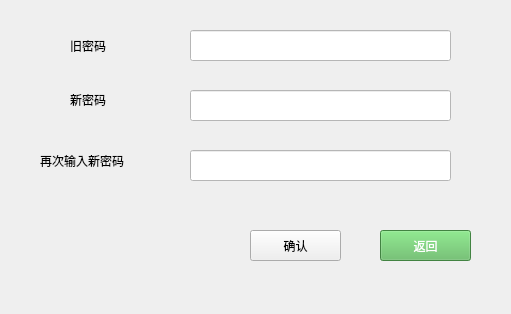
<?xml version="1.0" encoding="UTF-8"?>
<ui version="4.0">
 <class>ChangePasswordDialog</class>
 <widget class="QWidget" name="ChangePasswordDialog">
  <property name="geometry">
   <rect>
    <x>0</x>
    <y>0</y>
    <width>511</width>
    <height>314</height>
   </rect>
  </property>
  <property name="windowTitle">
   <string>Form</string>
  </property>
  <property name="styleSheet">
   <string notr="true">QWidget {
    background-color: #ADD8E6;
}
font: 9pt &quot;Microsoft YaHei UI&quot;;
font: 10pt &quot;Microsoft YaHei UI&quot;;</string>
  </property>
  <widget class="QLineEdit" name="oldPasswordEdit">
   <property name="geometry">
    <rect>
     <x>190</x>
     <y>30</y>
     <width>261</width>
     <height>31</height>
    </rect>
   </property>
   <property name="styleSheet">
    <string notr="true">QLineEdit {
    background-color: #FFFFFF;
}
</string>
   </property>
   <property name="echoMode">
    <enum>QLineEdit::Password</enum>
   </property>
  </widget>
  <widget class="QLineEdit" name="newPasswordEdit">
   <property name="geometry">
    <rect>
     <x>190</x>
     <y>90</y>
     <width>261</width>
     <height>31</height>
    </rect>
   </property>
   <property name="styleSheet">
    <string notr="true">QLineEdit {
    background-color: #FFFFFF;
}</string>
   </property>
   <property name="echoMode">
    <enum>QLineEdit::Password</enum>
   </property>
  </widget>
  <widget class="QLineEdit" name="confirmPasswordEdit">
   <property name="geometry">
    <rect>
     <x>190</x>
     <y>150</y>
     <width>261</width>
     <height>31</height>
    </rect>
   </property>
   <property name="styleSheet">
    <string notr="true">QLineEdit {
    background-color: #FFFFFF;
}</string>
   </property>
   <property name="echoMode">
    <enum>QLineEdit::Password</enum>
   </property>
  </widget>
  <widget class="QPushButton" name="submitNewPasswordButton">
   <property name="geometry">
    <rect>
     <x>250</x>
     <y>230</y>
     <width>91</width>
     <height>31</height>
    </rect>
   </property>
   <property name="styleSheet">
    <string notr="true">QPushButton { font: 10px &quot;Microsoft YaHei UI&quot;, sans-serif; /* 字体大小设置为10px */ color: white; /* 文字颜色设置为白色 */ background-color: #5cb85c; /* 设置背景色为比#45a049浅的绿色 */ /* 其他样式属性 */ } QPushButton:hover { background-color: #45a049; /* 悬停时背景色变为#45a049 */ /* 悬停时若需保持其他样式不变，则无需额外设置 */ }
font: 10pt &quot;Microsoft YaHei UI&quot;;
</string>
   </property>
   <property name="text">
    <string>确认</string>
   </property>
  </widget>
  <widget class="QLabel" name="oldPasswordLabel">
   <property name="geometry">
    <rect>
     <x>70</x>
     <y>30</y>
     <width>51</width>
     <height>31</height>
    </rect>
   </property>
   <property name="styleSheet">
    <string notr="true">font: 10pt &quot;Microsoft YaHei UI&quot;;</string>
   </property>
   <property name="text">
    <string>旧密码</string>
   </property>
  </widget>
  <widget class="QLabel" name="newPasswordLabel">
   <property name="geometry">
    <rect>
     <x>70</x>
     <y>90</y>
     <width>51</width>
     <height>19</height>
    </rect>
   </property>
   <property name="styleSheet">
    <string notr="true">font: 10pt &quot;Microsoft YaHei UI&quot;;</string>
   </property>
   <property name="text">
    <string>新密码</string>
   </property>
  </widget>
  <widget class="QLabel" name="confirmPasswordLabel">
   <property name="geometry">
    <rect>
     <x>40</x>
     <y>150</y>
     <width>121</width>
     <height>21</height>
    </rect>
   </property>
   <property name="styleSheet">
    <string notr="true">font: 10pt &quot;Microsoft YaHei UI&quot;;</string>
   </property>
   <property name="text">
    <string>再次输入新密码</string>
   </property>
  </widget>
  <widget class="QPushButton" name="returnButton">
   <property name="geometry">
    <rect>
     <x>380</x>
     <y>230</y>
     <width>91</width>
     <height>31</height>
    </rect>
   </property>
   <property name="styleSheet">
    <string notr="true">QPushButton { font: 10px &quot;Microsoft YaHei UI&quot;, sans-serif; /* 字体大小设置为10px */ color: white; /* 文字颜色设置为白色 */ background-color: #5cb85c; /* 设置背景色为比#45a049浅的绿色 */ /* 其他样式属性 */ } QPushButton:hover { background-color: #45a049; /* 悬停时背景色变为#45a049 */ /* 悬停时若需保持其他样式不变，则无需额外设置 */ }</string>
   </property>
   <property name="text">
    <string>返回</string>
   </property>
  </widget>
 </widget>
 <resources/>
 <connections/>
</ui>
